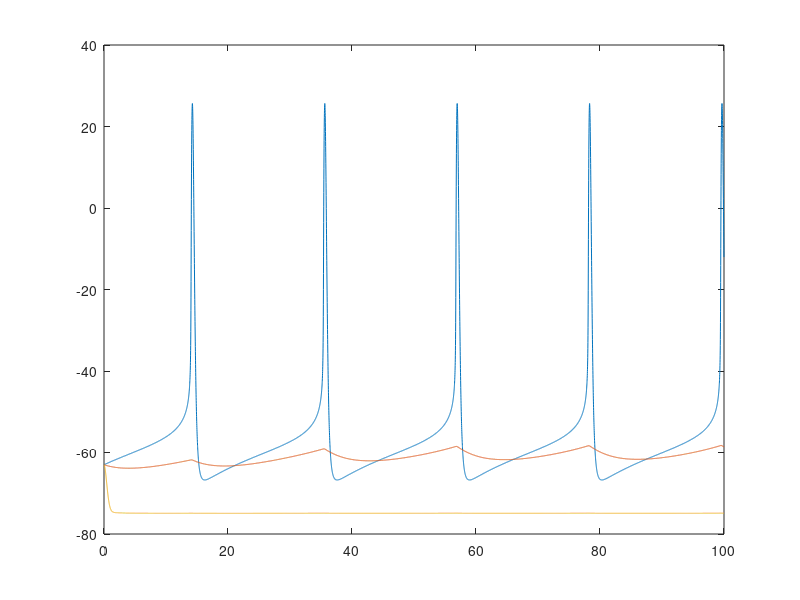

This figure's MATLAB source:
clc
clear
A=dlmread('temp.txt');


x=A(:,1);
y1=A(:,2);
y2=A(:,3);
y3=A(:,4);


plot(x,y1)
hold on
plot(x,y2)
hold on
plot(x,y3)
